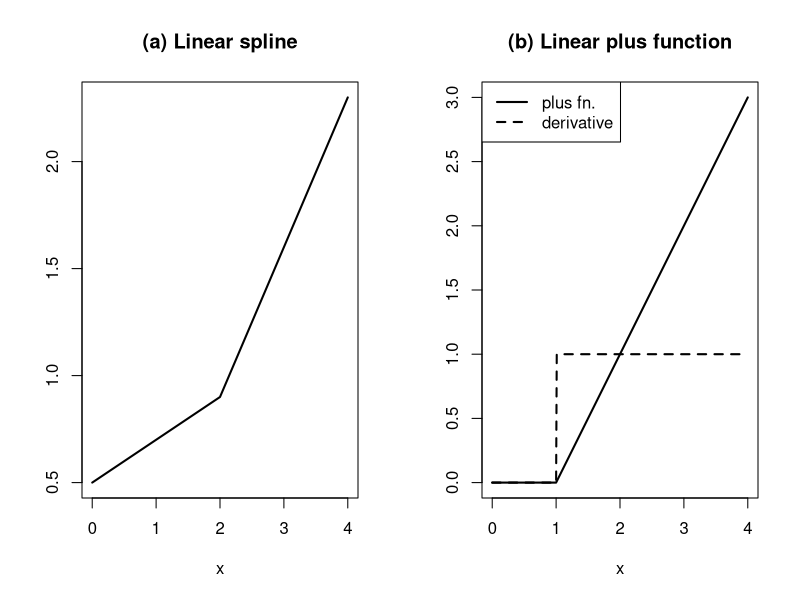

Recreate this plot in R.
#  Figure 21.4

x= seq(0,4,length=401)
plus = (x>2)*(x-2)
f = .5 + .2*x + .5*plus
f2 = (x>1)*(x-1)

postscript("splinePlots.ps",width=8,height=4)  #  Figure 21.4
par(mfrow=c(1,2))
plot(x,f,type="l",lwd=2,main="(a) Linear spline",ylab="")
plot(x,f2,type="l",lwd=2,main="(b) Linear plus function",ylab="")
lines(x,(x>1),lty=2,lwd=2)
legend("topleft",c("plus fn.","derivative"),lty=c(1,2),
   lwd=2)
graphics.off()
